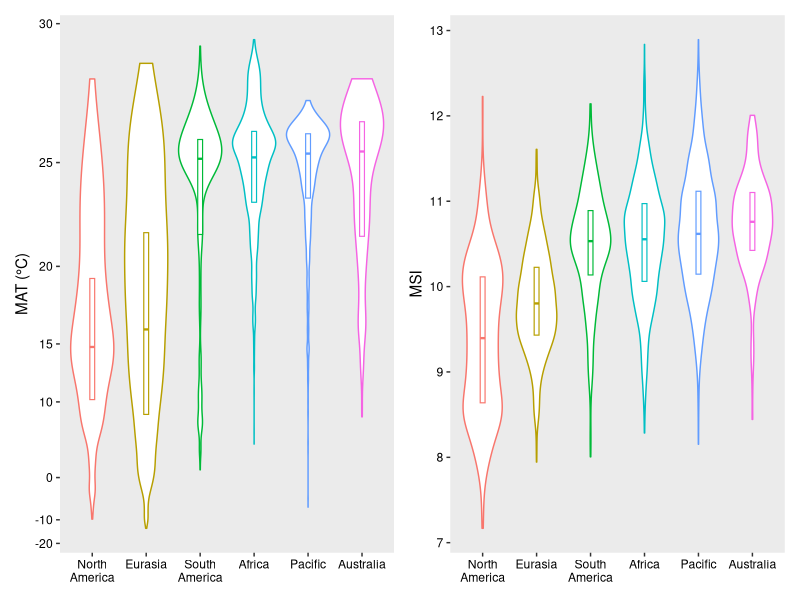
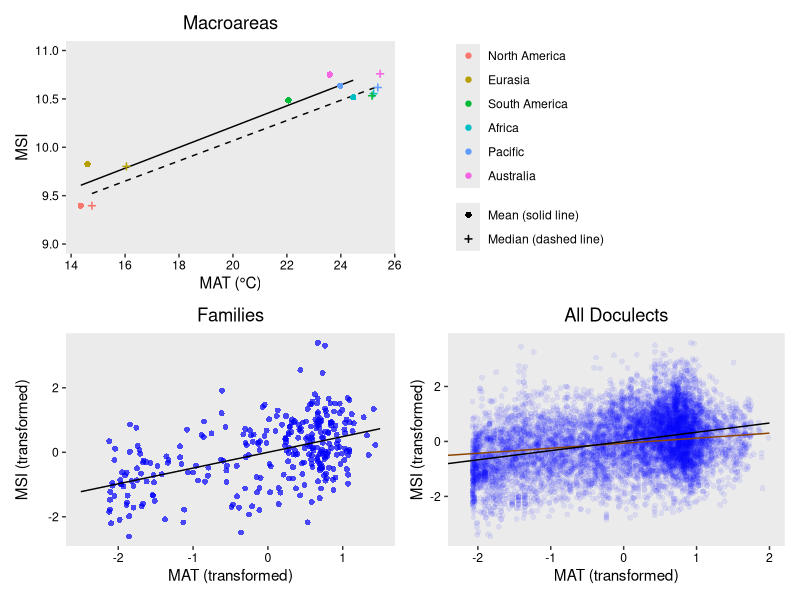
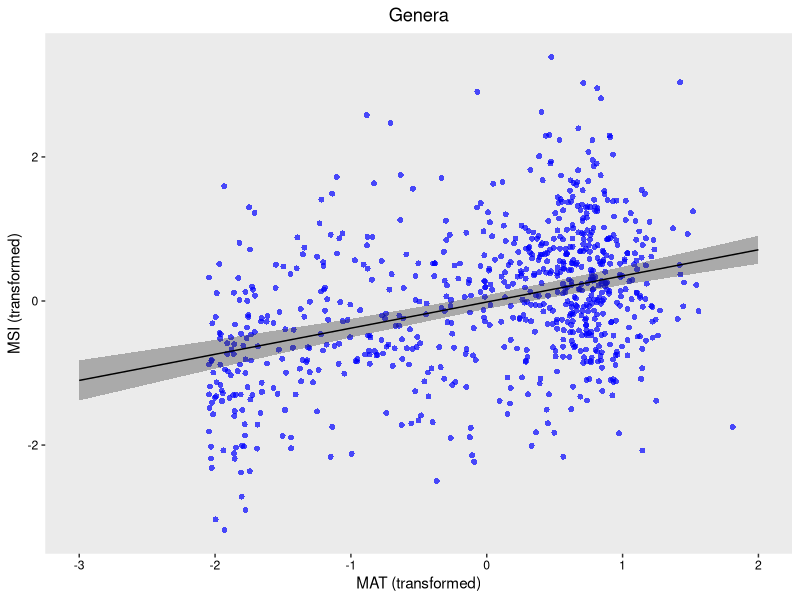
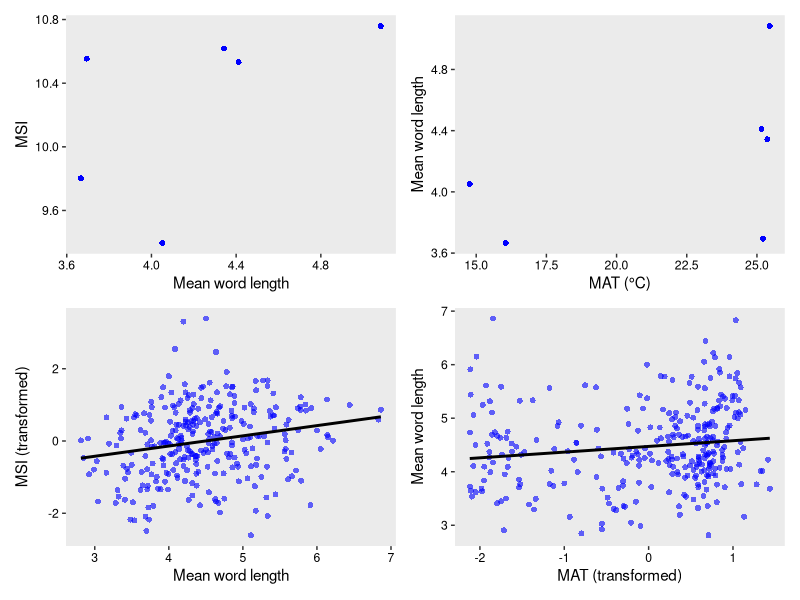
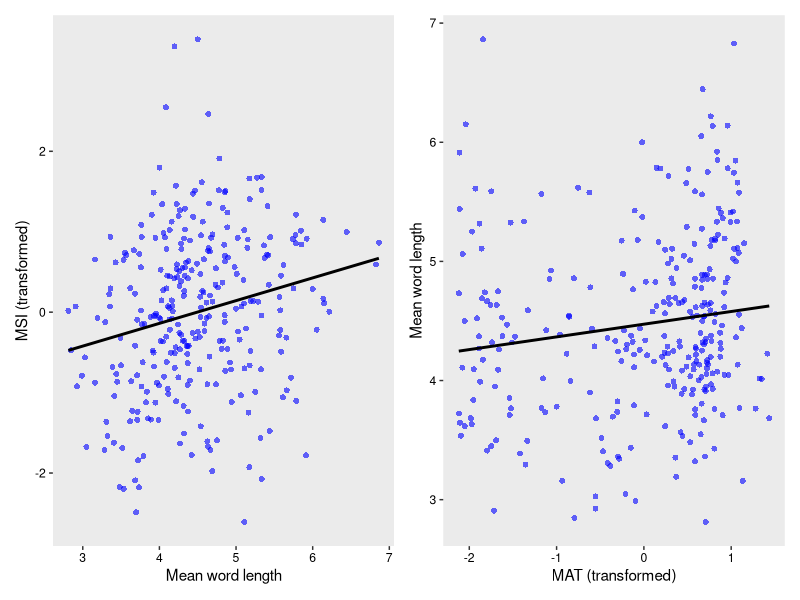
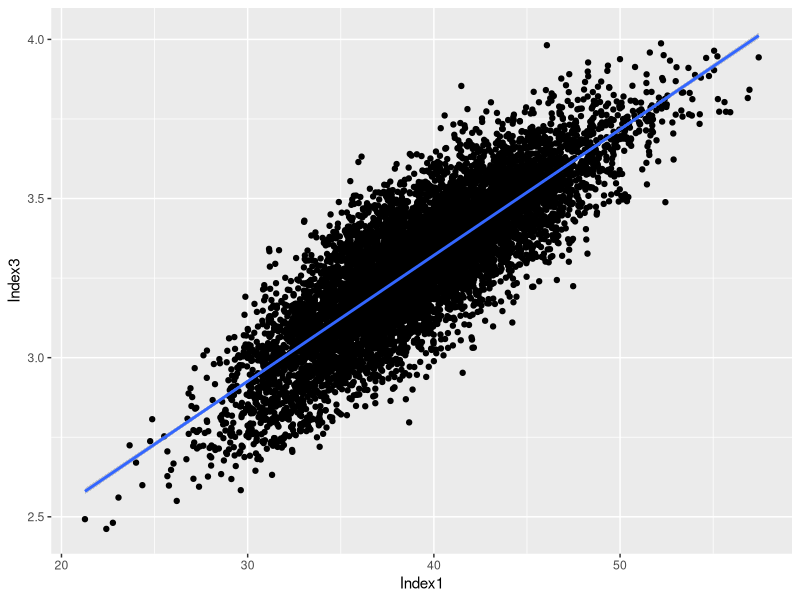
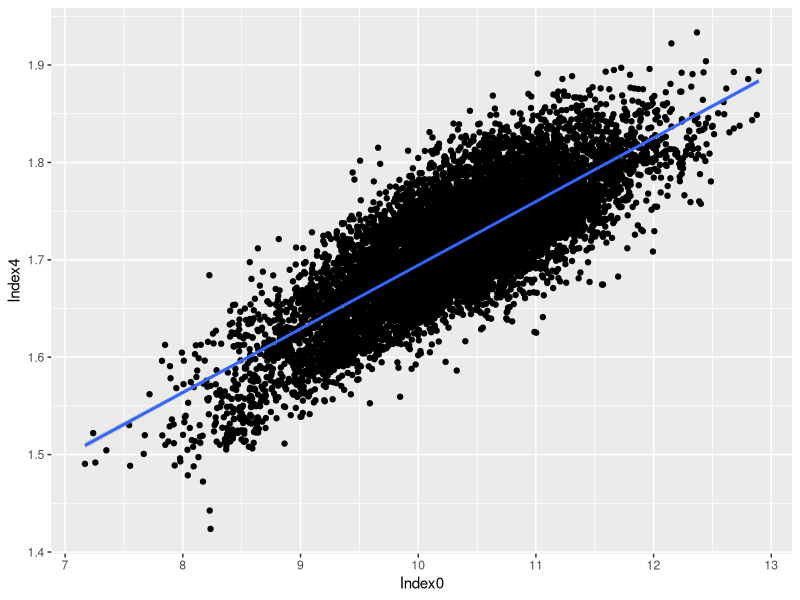
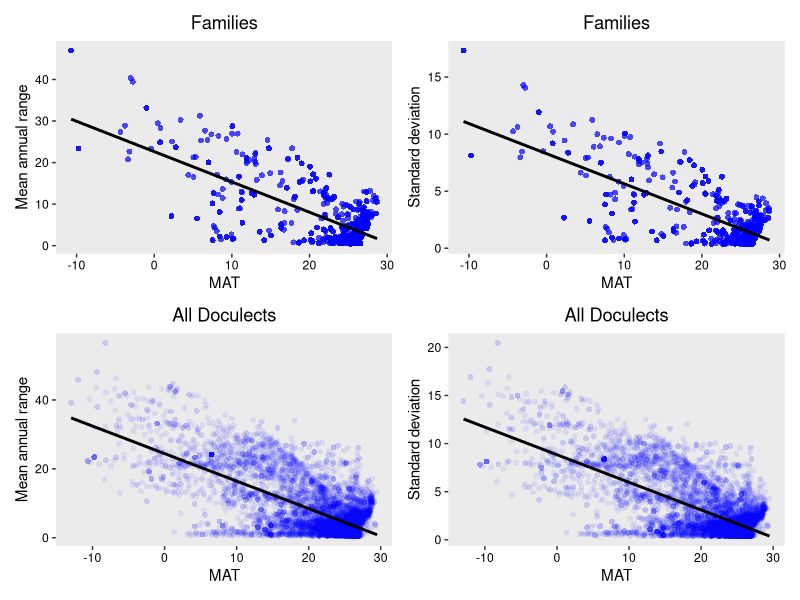

These charts were generated, in order, by the following R code: (Note: this script raises an error after producing the figures.)
library(lmerTest)
library(ggplot2)
library(ggrepel)
library(ggeffects)
library(dplyr)
library(effects)
library(patchwork)
library(tibble)


# Read csv files
# ==============

d_mac <- read.csv(file = "data/data_macroarea.csv")
d_fam <- read.csv(file = "data/data_family.csv")
d_gen <- read.csv(file = "data/data_genus.csv")
d_all <- read.csv(file = "data/data.csv")

d_mac$Macroarea <- sub("Am", " Am", d_mac$Macroarea)
d_all$Macroarea <- sub("Am", " Am", d_all$Macroarea)
d_mac_mean <- d_mac %>% filter(Method == "mean")
d_mac_med <- d_mac %>% filter(Method == "median")
d_fam_mean <- d_fam %>% filter(Method == "mean")
d_gen_mean <- d_gen %>% filter(Method == "mean")

order <- d_mac_med[order(d_mac_med$Index0), ]$Macroarea
d_mac$Macroarea <- factor(d_mac$Macroarea, levels = order) # reorder by medians
d_all$Macroarea <- factor(d_all$Macroarea, levels = order)


# Fit models
# ==========

m_mac_mean <- lm(Index0 ~ T, data = d_mac_mean)
m_mac_med <- lm(Index0 ~ T, data = d_mac_med)
m_fam <- lm(Index0_trans ~ T_trans, data = d_fam_mean)
m_gen <- lmer(Index0_trans ~ T_trans + (T_trans | Family), data = d_gen)
m_gen_1 <- lmer(Index0_trans ~ T_trans + (1 | Family), data = d_gen)
m_all <- lmer(Index0_trans ~ T_trans + (T_trans | Family), data = d_all)
m_all_1 <- lmer(Index0_trans ~ T_trans + (1 | Family), data = d_all)
anova(m_gen, m_gen_1)  # p < 0.001. Use m_gen
anova(m_all, m_all_1)  # p < 0.001. Use m_all
m_all_lm <- lm(Index0_trans ~ T_trans, data = d_all)

summary(m_mac_mean)
summary(m_mac_med)
summary(m_fam)
summary(m_gen)
summary(m_all)
summary(m_all_lm)


# Plot distribution
# =================

p01 <- ggplot(d_all, aes(x = Macroarea, y = T, color = Macroarea)) +
  geom_violin(scale = "width", width = 0.8) +
  geom_boxplot(width = 0.09, lwd = 0.4, outlier.shape = NA, coef = 0) +
  scale_x_discrete(labels = sub(" ", "\n", levels(d_all$Macroarea))) +
  theme(panel.grid.major = element_blank(), panel.grid.minor = element_blank(),
        axis.text.x = element_text(color = "black"),
        axis.text.y = element_text(color = "black"),
        legend.position = "none", axis.title.x = element_blank()) +
  coord_trans(y = scales::exp_trans(1.06)) +
  scale_y_continuous(breaks = c(-20,-10,0,10,15,20,25,30)) +
  ylab("MAT (°C)")
p02 <- ggplot(d_all, aes(x = Macroarea, y = Index0, color = Macroarea)) +
  geom_violin(scale = "width", width = 0.75) +
  geom_boxplot(width = 0.09, lwd = 0.4, outlier.shape = NA, coef = 0) +
  scale_x_discrete(labels = sub(" ", "\n", levels(d_all$Macroarea))) +
  theme(panel.grid.major = element_blank(), panel.grid.minor = element_blank(),
        axis.text.x = element_text(color = "black"),
        axis.text.y = element_text(color = "black"),
        legend.position = "none", axis.title.x = element_blank()) +
  ylab("MSI")
p01 + p02
# Then, save as distribution.pdf (7 * 4 inches)


# Plot correlation
# ================

e_mac_mean <- ggpredict(m_mac_mean, terms = "T")
e_mac_med <- ggpredict(m_mac_med, terms = "T")
e_fam <- ggpredict(m_fam, terms = "T_trans")
e_gen <- ggpredict(m_gen, terms = "T_trans")
e_all_lm <- ggpredict(m_all_lm, terms = "T_trans")
e_all_lmer <- ggpredict(m_all, terms = "T_trans")

p1_labels <- c("Mean (solid line)", "Median (dashed line)")
p1 <- ggplot() +
  geom_line(data = e_mac_mean, aes(x, predicted)) +
  geom_line(data = e_mac_med, aes(x, predicted), linetype = "dashed") +
  geom_point(data = d_mac, aes(T, Index0, color = Macroarea,
                               shape = Method, stroke = Method, size = Method)) +
  scale_shape_manual(labels = p1_labels, values = c(16, 3)) +
  scale_size_manual(labels = p1_labels, values = c(1.5, 1.1)) +
  scale_discrete_manual(labels = p1_labels, aesthetics = "stroke", values = c(1, 0.8)) +
  theme(panel.grid.major = element_blank(), panel.grid.minor = element_blank(),
        axis.text.x = element_text(color = "black"),
        axis.text.y = element_text(color = "black"),
        legend.title = element_blank(),
        legend.spacing.y = unit(0, "cm"), legend.margin = margin(),
        plot.title = element_text(hjust = 0.5)) +
  coord_cartesian(ylim = c(9, 11)) +
  ggtitle("Macroareas") +
  xlab("MAT (°C)") + ylab("MSI")
p2 <- ggplot() +
  geom_point(data = d_fam_mean, aes(T_trans, Index0_trans),
             color = "blue", stroke = NA, size = 2, alpha = 0.7) +
  geom_line(data = e_fam, aes(x, predicted)) +
  theme(panel.grid.major = element_blank(), panel.grid.minor = element_blank(),
        axis.text.x = element_text(color = "black"),
        axis.text.y = element_text(color = "black"),
        plot.title = element_text(hjust = 0.5)) +
  ggtitle("Families") +
  xlab("MAT (transformed)") + ylab("MSI (transformed)")
p3 <- ggplot() +
  geom_point(data = d_all, aes(T_trans, Index0_trans),
             color = "blue", stroke = NA, size = 2, alpha = 0.08) +
  geom_line(data = e_all_lmer, aes(x, predicted), color = "darkorange4") +
  geom_line(data = e_all_lm, aes(x, predicted)) +
  theme(panel.grid.major = element_blank(), panel.grid.minor = element_blank(),
        axis.text.x = element_text(color = "black"),
        axis.text.y = element_text(color = "black"),
        plot.title = element_text(hjust = 0.5)) +
  coord_cartesian(xlim = c(-2.2, 2)) +
  ggtitle("All Doculects") +
  xlab("MAT (transformed)") + ylab("MSI (transformed)")
p1 + guide_area() + p2 + p3 + plot_layout(guides = "collect", design = "AAB#\nCCDD")
# Then, save as correlation.pdf (6 * 6 inches)

ggplot() +
  geom_point(data = d_gen_mean, aes(T_trans, Index0_trans),
             color = "blue", stroke = NA, size = 2, alpha = 0.7) +
  geom_ribbon(data = e_gen, aes(x, ymin = conf.low, ymax = conf.high), alpha = 0.35) +
  geom_line(data = e_gen, aes(x, predicted)) +
  theme(panel.grid.major = element_blank(), panel.grid.minor = element_blank(),
        axis.text.x = element_text(color = "black"),
        axis.text.y = element_text(color = "black"),
        plot.title = element_text(hjust = 0.5)) +
  ggtitle("Genera") +
  xlab("MAT (transformed)") + ylab("MSI (transformed)")
# Then, save as correlation_genera.pdf (4 * 4 inches) [not used]


# Correlation with word length
# ============================

m_s_wl_mac <- lm(Index0 ~ WL,  data = d_mac_med)
m_t_wl_mac <- lm(WL ~ T, data = d_mac_med)
m_s_wl_fam <- lm(Index0_trans ~ WL,  data = d_fam_mean)
m_t_wl_fam <- lm(WL ~ T_trans, data = d_fam_mean)
m_s_wl_all <- lm(Index0 ~ WL,  data = d_all)
m_t_wl_all <- lm(WL ~ T_trans, data = d_all)
summary(m_s_wl_mac)
summary(m_t_wl_mac)
summary(m_s_wl_fam)
summary(m_t_wl_fam)
summary(m_s_wl_all)
summary(m_t_wl_all)

p1 <- ggplot(d_mac_med, aes(WL, Index0)) +
  geom_point(color = "blue", stroke = NA, size = 2) +
  theme(panel.grid.major = element_blank(), panel.grid.minor = element_blank(),
        axis.text.x = element_text(color = "black"),
        axis.text.y = element_text(color = "black")) +
  xlab('Mean word length') + ylab('MSI')
p2 <- ggplot(d_mac_med, aes(T, WL)) +
  geom_point(color = "blue", stroke = NA, size = 2) +
  theme(panel.grid.major = element_blank(), panel.grid.minor = element_blank(),
        axis.text.x = element_text(color = "black"),
        axis.text.y = element_text(color = "black")) +
  xlab('MAT (°C)') + ylab('Mean word length')
p3 <- ggplot(d_fam_mean, aes(WL, Index0_trans)) +
  geom_point(color = "blue", stroke = NA, size = 2, alpha = 0.6) +
  geom_smooth(method = lm, color = "black", se = F) +
  theme(panel.grid.major = element_blank(), panel.grid.minor = element_blank(),
        axis.text.x = element_text(color = "black"),
        axis.text.y = element_text(color = "black")) +
  xlab('Mean word length') + ylab('MSI (transformed)')
p4 <- ggplot(d_fam_mean, aes(T_trans, WL)) +
  geom_point(color = "blue", stroke = NA, size = 2, alpha = 0.6) +
  geom_smooth(method = lm, color = "black", se = F) +
  theme(panel.grid.major = element_blank(), panel.grid.minor = element_blank(),
        axis.text.x = element_text(color = "black"),
        axis.text.y = element_text(color = "black")) +
  xlab('MAT (transformed)') + ylab('Mean word length')
p1 + p2 + p3 + p4  # Unused
p3 + p4
# Then, save as word_length.pdf (6 * 3 inches)

m_wl_fam_1 <- lm(Index0_trans ~ T_trans * WL, data = d_fam_mean)
m_wl_fam_2 <- lm(Index0_trans ~ T_trans + WL, data = d_fam_mean)
anova(m_wl_fam_1, m_wl_fam_2)  # Not significant. Use 2
m_wl_fam_3 <- lm(Index0_trans ~ T_trans, data = d_fam_mean)
m_wl_fam_4 <- lm(Index0_trans ~ WL, data = d_fam_mean)
anova(m_wl_fam_2, m_wl_fam_3)  # Significant. Use 2
anova(m_wl_fam_2, m_wl_fam_4)  # Significant. Use 2
summary(m_wl_fam_2)

# Unused
m_wl_all_1 <- lmer(Index0_trans ~ T_trans * WL + (T_trans * WL | Family), data = d_all)
m_wl_all_2 <- lmer(Index0_trans ~ T_trans * WL + (T_trans + WL | Family), data = d_all)
m_wl_all_3 <- lmer(Index0_trans ~ T_trans + WL + (T_trans * WL | Family), data = d_all)
m_wl_all_4 <- lmer(Index0_trans ~ T_trans + WL + (T_trans + WL | Family), data = d_all)
m_wl_all_5 <- lmer(Index0_trans ~ T_trans + (T_trans * WL | Family), data = d_all)
anova(m_wl_all_1, m_wl_all_2)  # Significant. Use 1
anova(m_wl_all_1, m_wl_all_3)  # Not significant. Use 3
anova(m_wl_all_3, m_wl_all_4)  # Significant. Use 3
anova(m_wl_all_3, m_wl_all_5)  # Significant. Use 3
summary(m_wl_all_3)


# Linear correlation between different sonority scales (for SI)
# =============================================================

r2s <- matrix(0, 6, 6)
ps <- matrix(0, 6, 6)
r2s_trans <- matrix(0, 6, 6)
ps_trans <- matrix(0, 6, 6)
for (i in 0:5) {
  for (j in 0:5) {
    if (i == j) next
    fomula <- paste("Index", i, " ~ ", "Index", j, sep = "")
    fomula_trans <- paste("Index", i, "_trans ~ ", "Index", j, "_trans", sep = "")
    r2s[i + 1, j + 1] <- summary(lm(fomula, data = d_all))$r.squared
    ps[i + 1, j + 1] <- summary(lm(fomula, data = d_all))$coefficients[8]
    r2s_trans[i + 1, j + 1] <- summary(lm(fomula_trans, data = d_all))$r.squared
    ps_trans[i + 1, j + 1] <- summary(lm(fomula_trans, data = d_all))$coefficients[8]
  }
}
print(r2s)
print(ps)
print(r2s_trans)
print(ps_trans)

ggplot(d_all, aes(x = Index1, y = Index3)) + geom_point() + geom_smooth(method = lm)
ggplot(d_all, aes(x = Index0, y = Index4)) + geom_point() + geom_smooth(method = lm)
m_in0_in4 <- lm(Index4 ~ Index0, data = d_all)
summary(m_in0_in4)


# Linear correlation between mean annual range or standard deviation
# ==================================================================

m_all_diff_sd <- lm(T_sd ~ T_diff, data = d_all)
summary(m_all_diff_sd)

m_fam_diff_0 <- lm(Index0_trans ~ T_trans * T_diff, data = d_fam)
m_fam_diff_1 <- lm(Index0_trans ~ T_trans + T_diff, data = d_fam)
anova(m_fam_diff_0, m_fam_diff_1)  # p = 0.216. Use m_fam_diff_1
summary(m_fam_diff_1)

m_fam_sd_0 <- lm(Index0_trans ~ T_trans * T_sd, data = d_fam)
m_fam_sd_1 <- lm(Index0_trans ~ T_trans + T_sd, data = d_fam)
anova(m_fam_sd_0, m_fam_sd_1)  # p = 0.170. Use m_fam_sd_1
summary(m_fam_sd_1)

m_fam_diff <- lm(T_diff ~ T, data = d_fam)
m_fam_sd <- lm(T_sd ~ T, data = d_fam)
m_all_diff <- lm(T_diff ~ T, data = d_all)
m_all_sd <- lm(T_sd ~ T, data = d_all)
summary(m_fam_diff)
summary(m_fam_sd)
summary(m_all_diff)
summary(m_all_sd)

p1 <- ggplot(d_fam, aes(T, T_diff)) +
  geom_point(color = "blue", stroke = NA, size = 2, alpha = 0.7) +
  geom_smooth(method = lm, color = "black", se = F) +
  theme(panel.grid.major = element_blank(), panel.grid.minor = element_blank(),
        axis.text.x = element_text(color = "black"),
        axis.text.y = element_text(color = "black"),
        plot.title = element_text(hjust = 0.5)) +
  ggtitle("Families") +
  xlab("MAT") + ylab("Mean annual range")
p2 <- ggplot(d_fam, aes(T, T_sd)) +
  geom_point(color = "blue", stroke = NA, size = 2, alpha = 0.7) +
  geom_smooth(method = lm, color = "black", se = F) +
  theme(panel.grid.major = element_blank(), panel.grid.minor = element_blank(),
        axis.text.x = element_text(color = "black"),
        axis.text.y = element_text(color = "black"),
        plot.title = element_text(hjust = 0.5)) +
  ggtitle("Families") +
  xlab("MAT") + ylab("Standard deviation")
p3 <- ggplot(d_all, aes(T, T_diff)) +
  geom_point(color = "blue", stroke = NA, size = 2, alpha = 0.08) +
  geom_smooth(method = lm, color = "black", se = F) +
  theme(panel.grid.major = element_blank(), panel.grid.minor = element_blank(),
        axis.text.x = element_text(color = "black"),
        axis.text.y = element_text(color = "black"),
        plot.title = element_text(hjust = 0.5)) +
  ggtitle("All Doculects") +
  xlab("MAT") + ylab("Mean annual range")
p4 <- ggplot(d_all, aes(T, T_sd)) +
  geom_point(color = "blue", stroke = NA, size = 2, alpha = 0.08) +
  geom_smooth(method = lm, color = "black", se = F) +
  theme(panel.grid.major = element_blank(), panel.grid.minor = element_blank(),
        axis.text.x = element_text(color = "black"),
        axis.text.y = element_text(color = "black"),
        plot.title = element_text(hjust = 0.5)) +
  ggtitle("All Doculects") +
  xlab("MAT") + ylab("Standard deviation")
(p1 + p2) / (p3 + p4)
# Then, save as range.pdf (6 * 6 inches) (for SI)


# Plot correlations by language family (for SI)
# =============================================

top_num <- 25
fam_count <- d_all %>% group_by(Family) %>% summarise(Count = n()) %>% arrange(desc(Count))
top_families <- fam_count$Family[1:top_num]

full_family_names <- c(
  "NC"  = "Niger-Congo",
  "An"  = "Austronesian",
  "ST"  = "Sino-Tibetan",
  "TNG" = "Trans-New Guinea",
  "AA"  = "Afro-Asiatic",
  "IE"  = "Indo-European",
  "AuA" = "Austro-Asiatic",
  "PN"  = "Pama-Nyungan",
  "TK"  = "Tai-Kadai",
  "Tor" = "Torricelli",
  "Man" = "Mande",
  "CSu" = "Central Sudanic",
  "Alt" = "Altaic",
  "ESu" = "Eastern Sudanic",
  "OM"  = "Oto-Manguean",
  "May" = "Mayan",
  "UA"  = "Uto-Aztecan",
  "Dra" = "Dravidian",
  "GWB" = "Greater West Bomberai",
  "Sep" = "Sepik",
  "Dog" = "Dogon",
  "Arw" = "Arawakan",
  "Que" = "Quechuan",
  "NDa" = "Nakh-Daghestanian",
  "Ura" = "Uralic")

temperature_results <- character(top_num)
word_length_results <- character(top_num)
labels <- character(top_num)
names(labels) <- top_families
for (i in 1:top_num) {
  family_i <- top_families[i]
  filtered <- filter(d_all, Family == family_i)
  model <- lm(Index0_trans ~ T_trans, data = filtered)
  s <- summary(model)
  temperature_results[i] <- paste(full_family_names[family_i], nrow(filtered),
                                  s$coefficients[2], s$r.squared, s$coefficients[8])
  model <- lm(Index0_trans ~ WL, data = filtered)
  s <- summary(model)
  word_length_results[i] <- paste(full_family_names[family_i], nrow(filtered),
                                  s$coefficients[2], s$r.squared, s$coefficients[8])
  labels[i] <- paste(full_family_names[family_i], ": ", nrow(filtered), sep = "")
}
# family name, number of doculects, estimate slope, r^2, p value
print(temperature_results)
print(word_length_results)

ggplot(data = filter(d_all, Family %in% top_families), aes(T_trans, Index0_trans)) +
  geom_point(na.rm = T, color = "blue", stroke = NA, alpha = 0.15) +
  geom_smooth(method = lm, color = "black", se = F, linewidth = 0.5) +
  facet_wrap( ~ Family, labeller = labeller(Family = labels)) +
  theme(panel.grid.major = element_blank(), panel.grid.minor = element_blank(),
        axis.text.x = element_text(color = "black"),
        axis.text.y = element_text(color = "black")) +
  xlab("MAT (transformed)") + ylab("MSI (transformed)")
# Then, save as correlation_by_family.pdf (8 * 8 inches)

ggplot(data = filter(d_all, Family %in% top_families), aes(WL, Index0_trans)) +
  geom_point(na.rm = T, color = "blue", stroke = NA, alpha = 0.15) +
  geom_smooth(method = lm, color = "black", se = F, linewidth = 0.5) +
  facet_wrap( ~ Family, labeller = labeller(Family = labels)) +
  theme(panel.grid.major = element_blank(), panel.grid.minor = element_blank(),
        axis.text.x = element_text(color = "black"),
        axis.text.y = element_text(color = "black")) +
  xlab("Mean word length") + ylab("MSI (transformed)")
# Then, save as word_length_by_family.pdf (8 * 8 inches)


# Plot correlations between vowel length solutions (for SI)
# =========================================================

d_vow <- read.csv("data/vowel_length_solutions.csv")
m1 <- lm(current ~ merge_vowels, data = d_vow)
m2 <- lm(current ~ double_monophthongs, data = d_vow)
m3 <- lm(merge_vowels ~ double_monophthongs, data = d_vow)
summary(m1)
summary(m2)
summary(m3)

p1 <- ggplot(d_vow, aes(current, merge_vowels)) +
  geom_point(color = "blue", stroke = NA, alpha = 0.1) +
  geom_smooth(method = lm, color = "black") +
  theme(panel.grid.major = element_blank(), panel.grid.minor = element_blank(),
        axis.text.x = element_text(color = "black"),
        axis.text.y = element_text(color = "black")) +
  xlab("MSI A (current)") + ylab("MSI B (merge vowels)")
p2 <- ggplot(d_vow, aes(current, double_monophthongs)) +
  geom_point(color = "blue", stroke = NA, alpha = 0.1) +
  geom_smooth(method = lm, color = "black") +
  theme(panel.grid.major = element_blank(), panel.grid.minor = element_blank(),
        axis.text.x = element_text(color = "black"),
        axis.text.y = element_text(color = "black")) +
  xlab("MSI A (current)") + ylab("MSI C (double monophthongs)")
p3 <- ggplot(d_vow, aes(merge_vowels, double_monophthongs)) +
  geom_point(color = "blue", stroke = NA, alpha = 0.1) +
  geom_smooth(method = lm, color = "black") +
  theme(panel.grid.major = element_blank(), panel.grid.minor = element_blank(),
        axis.text.x = element_text(color = "black"),
        axis.text.y = element_text(color = "black")) +
  xlab("MSI B (merge vowels)") + ylab("MSI C (double monophthongs)")
gridExtra::grid.arrange(p1, p2, p3, ncol = 2)
# Then, save as vowel_length_solutions.pdf (6 * 6 inches)


# Appendix: Compare MSIs by this model and by the LingPy model
# ============================================================

m <- lm(Index6 ~ Index2, data = d_all)
summary(m)
ggplot(d, aes(index2, index6)) +
  geom_point(color = "blue", alpha = 0.05) +
  #geom_smooth(method = lm, color = "black") +
  theme(panel.grid.major = element_blank(), panel.grid.minor = element_blank()) +
  xlab("MSI (our model)") + ylab("MSI (LingPy model)")
